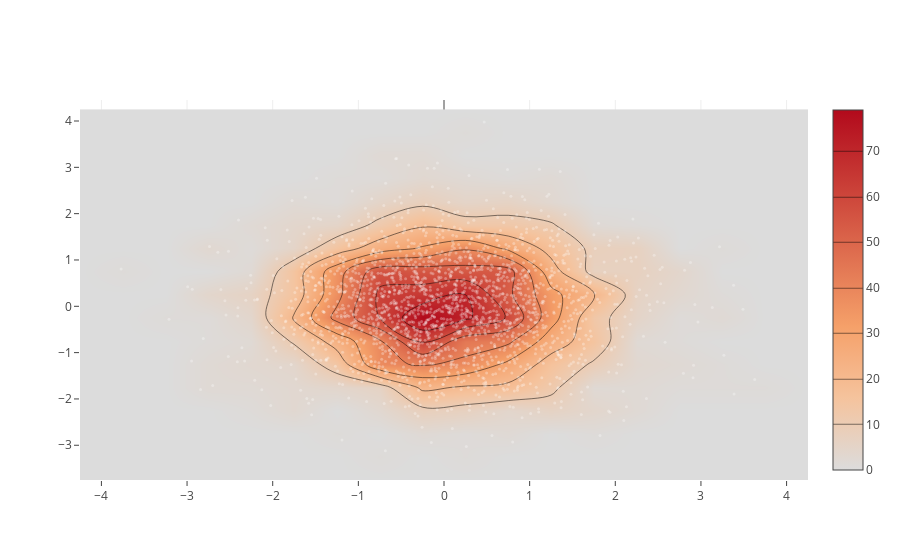

The notebook cell this image was saved under:
### Code cell
import plotly.graph_objs as go

import numpy as np

x = np.random.randn(2000)
y = np.random.randn(2000)
iplot([go.Histogram2dContour(x=x, y=y, contours=dict(coloring='heatmap')),
       go.Scatter(x=x, y=y, mode='markers', marker=dict(color='white', size=3, opacity=0.3))], show_link=False)

### Figure 1 — Plotly figure (JSON) as saved in the notebook; plotly's stock layout.template omitted (floating-point values rounded to 4 significant figures; data arrays with more than 128 entries replaced by an {"elided": "..."} marker saying what was removed)
{"data": [{"y": {"elided": "2000 float values"}, "x": {"elided": "2000 float values"}, "type": "histogram2dcontour", "contours": {"coloring": "heatmap"}, "uid": "607e55e4-ead2-4df3-aeec-611588fcb251"}, {"uid": "4f3e5fd1-aa2f-4e20-8a18-4e6e25caabbb", "marker": {"color": "white", "opacity": 0.3, "size": 3}, "mode": "markers", "y": {"elided": "2000 float values"}, "x": {"elided": "2000 float values"}, "type": "scatter"}], "layout": {}}
